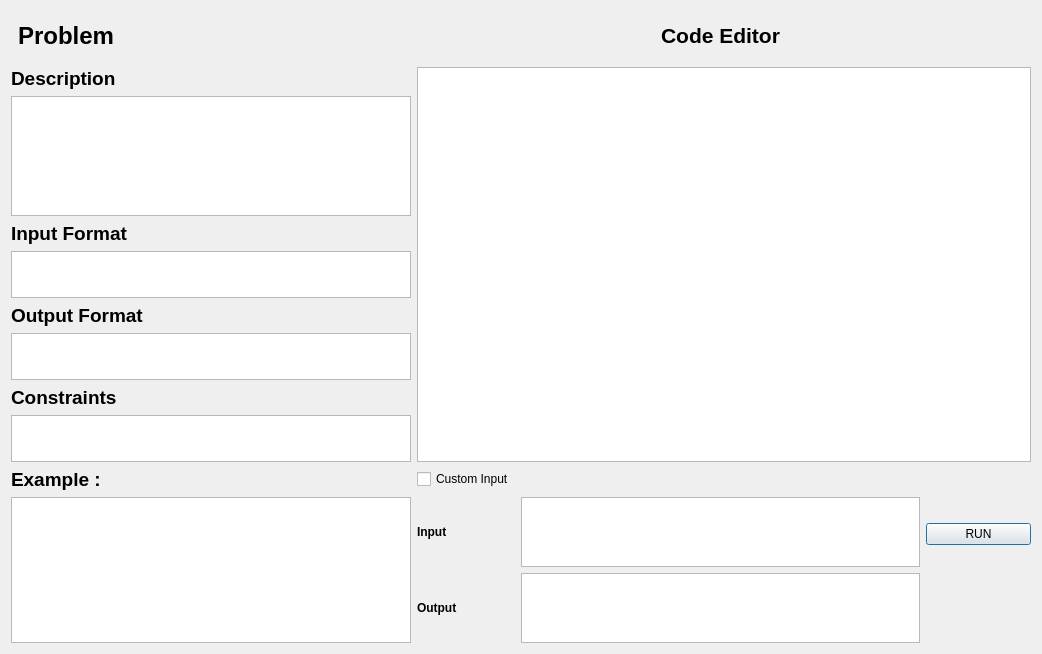
<?xml version="1.0" encoding="UTF-8"?>
<ui version="4.0">
 <class>solveproblemwindow</class>
 <widget class="QDialog" name="solveproblemwindow">
  <property name="geometry">
   <rect>
    <x>0</x>
    <y>0</y>
    <width>1042</width>
    <height>654</height>
   </rect>
  </property>
  <property name="maximumSize">
   <size>
    <width>2048</width>
    <height>2048</height>
   </size>
  </property>
  <property name="sizeIncrement">
   <size>
    <width>0</width>
    <height>0</height>
   </size>
  </property>
  <property name="baseSize">
   <size>
    <width>600</width>
    <height>900</height>
   </size>
  </property>
  <property name="windowTitle">
   <string>Dialog</string>
  </property>
  <property name="styleSheet">
   <string notr="true"/>
  </property>
  <layout class="QGridLayout" name="gridLayout">
   <item row="10" column="2" rowspan="2">
    <layout class="QVBoxLayout" name="verticalLayout_2">
     <item>
      <widget class="QPlainTextEdit" name="customInputTextEdit">
       <property name="minimumSize">
        <size>
         <width>0</width>
         <height>0</height>
        </size>
       </property>
       <property name="styleSheet">
        <string notr="true">font: 600 12pt &quot;Segoe UI Variable Text Semibold&quot;;</string>
       </property>
      </widget>
     </item>
     <item>
      <widget class="QPlainTextEdit" name="plainTextEdit_4">
       <property name="minimumSize">
        <size>
         <width>0</width>
         <height>0</height>
        </size>
       </property>
       <property name="styleSheet">
        <string notr="true">font: 600 12pt &quot;Segoe UI Variable Text Semibold&quot;;</string>
       </property>
      </widget>
     </item>
    </layout>
   </item>
   <item row="10" column="1">
    <widget class="QLabel" name="inputlabel">
     <property name="text">
      <string>&lt;html&gt;&lt;head/&gt;&lt;body&gt;&lt;p&gt;&lt;span style=&quot; font-weight:700;&quot;&gt;Input&lt;/span&gt;&lt;/p&gt;&lt;/body&gt;&lt;/html&gt;</string>
     </property>
    </widget>
   </item>
   <item row="5" column="0">
    <widget class="QLabel" name="outputFromatlabel">
     <property name="maximumSize">
      <size>
       <width>400</width>
       <height>16777215</height>
      </size>
     </property>
     <property name="text">
      <string>&lt;html&gt;&lt;head/&gt;&lt;body&gt;&lt;p&gt;&lt;span style=&quot; font-size:14pt; font-weight:700;&quot;&gt;Output Format&lt;/span&gt;&lt;/p&gt;&lt;/body&gt;&lt;/html&gt;</string>
     </property>
    </widget>
   </item>
   <item row="4" column="0">
    <widget class="QPlainTextEdit" name="inputFormatText">
     <property name="minimumSize">
      <size>
       <width>0</width>
       <height>45</height>
      </size>
     </property>
     <property name="maximumSize">
      <size>
       <width>400</width>
       <height>16777215</height>
      </size>
     </property>
     <property name="styleSheet">
      <string notr="true">font: 600 12pt &quot;Segoe UI Variable Text Semibold&quot;;</string>
     </property>
    </widget>
   </item>
   <item row="10" column="0" rowspan="2">
    <widget class="QPlainTextEdit" name="exampleText">
     <property name="maximumSize">
      <size>
       <width>400</width>
       <height>16777215</height>
      </size>
     </property>
     <property name="styleSheet">
      <string notr="true">font: 600 12pt &quot;Segoe UI Variable Text Semibold&quot;;</string>
     </property>
    </widget>
   </item>
   <item row="1" column="0">
    <widget class="QLabel" name="Descriptionlabel">
     <property name="maximumSize">
      <size>
       <width>400</width>
       <height>16777215</height>
      </size>
     </property>
     <property name="text">
      <string>&lt;html&gt;&lt;head/&gt;&lt;body&gt;&lt;p&gt;&lt;span style=&quot; font-size:14pt; font-weight:700;&quot;&gt;Description&lt;/span&gt;&lt;/p&gt;&lt;/body&gt;&lt;/html&gt;</string>
     </property>
    </widget>
   </item>
   <item row="0" column="2">
    <widget class="QLabel" name="CodeEditorlabel">
     <property name="text">
      <string>&lt;html&gt;&lt;head/&gt;&lt;body&gt;&lt;p align=&quot;center&quot;&gt;&lt;span style=&quot; font-size:16pt; font-weight:700;&quot;&gt;Code Editor&lt;/span&gt;&lt;/p&gt;&lt;/body&gt;&lt;/html&gt;</string>
     </property>
    </widget>
   </item>
   <item row="2" column="0">
    <widget class="QPlainTextEdit" name="descriptionText">
     <property name="minimumSize">
      <size>
       <width>0</width>
       <height>120</height>
      </size>
     </property>
     <property name="maximumSize">
      <size>
       <width>400</width>
       <height>16777215</height>
      </size>
     </property>
     <property name="styleSheet">
      <string notr="true">font: 600 12pt &quot;Segoe UI Variable Text Semibold&quot;;</string>
     </property>
    </widget>
   </item>
   <item row="11" column="1">
    <widget class="QLabel" name="outputlabel">
     <property name="text">
      <string>&lt;html&gt;&lt;head/&gt;&lt;body&gt;&lt;p&gt;&lt;span style=&quot; font-weight:700;&quot;&gt;Output&lt;/span&gt;&lt;/p&gt;&lt;/body&gt;&lt;/html&gt;</string>
     </property>
    </widget>
   </item>
   <item row="1" column="1" rowspan="8" colspan="3">
    <widget class="QPlainTextEdit" name="codeEditor">
     <property name="minimumSize">
      <size>
       <width>600</width>
       <height>0</height>
      </size>
     </property>
    </widget>
   </item>
   <item row="0" column="0">
    <layout class="QHBoxLayout" name="horizontalLayout">
     <item>
      <widget class="QLabel" name="label">
       <property name="sizePolicy">
        <sizepolicy hsizetype="Maximum" vsizetype="Preferred">
         <horstretch>0</horstretch>
         <verstretch>0</verstretch>
        </sizepolicy>
       </property>
       <property name="minimumSize">
        <size>
         <width>110</width>
         <height>50</height>
        </size>
       </property>
       <property name="maximumSize">
        <size>
         <width>75</width>
         <height>16777215</height>
        </size>
       </property>
       <property name="text">
        <string>&lt;html&gt;&lt;head/&gt;&lt;body&gt;&lt;p align=&quot;center&quot;&gt;&lt;span style=&quot; font-size:18pt; font-weight:700;&quot;&gt;Problem&lt;/span&gt;&lt;/p&gt;&lt;/body&gt;&lt;/html&gt;</string>
       </property>
      </widget>
     </item>
     <item>
      <widget class="QLabel" name="titleLabel">
       <property name="styleSheet">
        <string notr="true">font: 600 14pt &quot;Segoe UI Variable Text Semibold&quot;;</string>
       </property>
       <property name="text">
        <string>&lt;html&gt;&lt;head/&gt;&lt;body&gt;&lt;p align=&quot;center&quot;&gt;&lt;br/&gt;&lt;/p&gt;&lt;/body&gt;&lt;/html&gt;</string>
       </property>
       <property name="scaledContents">
        <bool>false</bool>
       </property>
      </widget>
     </item>
    </layout>
   </item>
   <item row="7" column="0">
    <widget class="QLabel" name="constraintslabel">
     <property name="maximumSize">
      <size>
       <width>400</width>
       <height>16777215</height>
      </size>
     </property>
     <property name="text">
      <string>&lt;html&gt;&lt;head/&gt;&lt;body&gt;&lt;p&gt;&lt;span style=&quot; font-size:14pt; font-weight:700;&quot;&gt;Constraints&lt;/span&gt;&lt;/p&gt;&lt;/body&gt;&lt;/html&gt;</string>
     </property>
    </widget>
   </item>
   <item row="3" column="0">
    <widget class="QLabel" name="inputFromatlabel">
     <property name="maximumSize">
      <size>
       <width>400</width>
       <height>16777215</height>
      </size>
     </property>
     <property name="text">
      <string>&lt;html&gt;&lt;head/&gt;&lt;body&gt;&lt;p&gt;&lt;span style=&quot; font-size:14pt; font-weight:700;&quot;&gt;Input Format&lt;/span&gt;&lt;/p&gt;&lt;/body&gt;&lt;/html&gt;</string>
     </property>
    </widget>
   </item>
   <item row="8" column="0">
    <widget class="QPlainTextEdit" name="constraintsText">
     <property name="minimumSize">
      <size>
       <width>0</width>
       <height>45</height>
      </size>
     </property>
     <property name="maximumSize">
      <size>
       <width>400</width>
       <height>16777215</height>
      </size>
     </property>
     <property name="styleSheet">
      <string notr="true">font: 600 12pt &quot;Segoe UI Variable Text Semibold&quot;;</string>
     </property>
    </widget>
   </item>
   <item row="10" column="3" rowspan="2">
    <layout class="QVBoxLayout" name="verticalLayout">
     <property name="sizeConstraint">
      <enum>QLayout::SizeConstraint::SetDefaultConstraint</enum>
     </property>
     <item>
      <widget class="QPushButton" name="runButton">
       <property name="minimumSize">
        <size>
         <width>51</width>
         <height>0</height>
        </size>
       </property>
       <property name="maximumSize">
        <size>
         <width>120</width>
         <height>16777215</height>
        </size>
       </property>
       <property name="autoFillBackground">
        <bool>false</bool>
       </property>
       <property name="styleSheet">
        <string notr="true"> background-color: rgba(255, 255, 255, 1); /* Explicit white background */
 
font-family: Arial, sans-serif;
    font-size: 14px;
    font-weight: bold;
    border-radius: 5px;
    padding: 8px 16px;
    border: none;
    color: white;
    border: 2px solid #555; /* Light gray border */
background-color: #1a1a1a; /* Solid dark background */
    color: white;
    border: 2px solid #555;
QPushButton#runButton {
    background-color: #1a1a1a; /* Solid dark background */
    color: white;
    border: 2px solid #555; /* Light gray border */
}

</string>
       </property>
       <property name="text">
        <string>RUN</string>
       </property>
      </widget>
     </item>
     <item>
      <widget class="QPushButton" name="submitButton">
       <property name="sizePolicy">
        <sizepolicy hsizetype="Fixed" vsizetype="Fixed">
         <horstretch>100</horstretch>
         <verstretch>100</verstretch>
        </sizepolicy>
       </property>
       <property name="minimumSize">
        <size>
         <width>105</width>
         <height>39</height>
        </size>
       </property>
       <property name="maximumSize">
        <size>
         <width>120</width>
         <height>16777215</height>
        </size>
       </property>
       <property name="styleSheet">
        <string notr="true">background-image: url(&quot;:/new/prefix1/src/Sumbit.png&quot;); border: none;</string>
       </property>
       <property name="text">
        <string/>
       </property>
      </widget>
     </item>
    </layout>
   </item>
   <item row="9" column="0">
    <widget class="QLabel" name="examplelabel">
     <property name="maximumSize">
      <size>
       <width>400</width>
       <height>16777215</height>
      </size>
     </property>
     <property name="text">
      <string>&lt;html&gt;&lt;head/&gt;&lt;body&gt;&lt;p&gt;&lt;span style=&quot; font-size:14pt; font-weight:700;&quot;&gt;Example :&lt;/span&gt;&lt;/p&gt;&lt;/body&gt;&lt;/html&gt;</string>
     </property>
    </widget>
   </item>
   <item row="6" column="0">
    <widget class="QPlainTextEdit" name="outputFormatText">
     <property name="minimumSize">
      <size>
       <width>0</width>
       <height>45</height>
      </size>
     </property>
     <property name="maximumSize">
      <size>
       <width>400</width>
       <height>16777215</height>
      </size>
     </property>
     <property name="styleSheet">
      <string notr="true">font: 600 12pt &quot;Segoe UI Variable Text Semibold&quot;;</string>
     </property>
    </widget>
   </item>
   <item row="9" column="1">
    <widget class="QCheckBox" name="customInputCheckBox">
     <property name="text">
      <string>Custom Input</string>
     </property>
    </widget>
   </item>
  </layout>
 </widget>
 <resources/>
 <connections/>
</ui>
